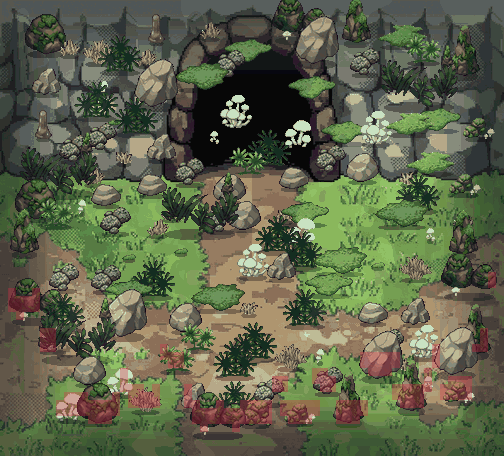

Tiled map render using the project's own tile images. Description and the whole map definition, tile-layer contents included, below:
An orthogonal 63x57 tile map with 8x8 px tiles, 1 tile layer (collision_8px), 1 image layer.

<map version="1.10" tiledversion="1.10.2" orientation="orthogonal" renderorder="right-down" width="63" height="57" tilewidth="8" tileheight="8" infinite="0" nextlayerid="4" nextobjectid="1">
 <properties>
  <property name="moteur" value="RogueEssence / PMDO" />
  <property name="case_lecture_px" type="int" value="24" />
  <property name="viewport" value="320x240" />
 </properties>
 <tileset firstgid="1" source="brosse_collision.tsx" />
 <imagelayer id="1" name="fond">
  <image source="fond.png" width="504" height="456" />
 </imagelayer>
 <layer id="2" name="collision_8px" width="63" height="57" opacity="0.55">
  <data encoding="csv">
1,1,1,1,1,1,1,1,1,1,1,1,1,1,1,1,1,1,1,1,1,1,1,1,1,1,1,1,1,1,1,1,1,1,1,1,1,1,1,1,1,1,1,1,1,1,1,1,1,1,1,1,1,1,1,1,1,1,1,1,1,1,1,
1,1,1,1,1,1,1,1,1,1,1,1,1,1,1,1,1,1,1,1,1,1,1,1,1,1,1,1,1,1,1,1,1,1,1,1,1,1,1,1,1,1,1,1,1,1,1,1,1,1,1,1,1,1,1,1,1,1,1,1,1,1,1,
1,1,1,1,1,1,1,1,1,1,1,1,1,1,1,1,1,1,1,1,1,1,1,1,1,1,1,1,1,1,1,1,1,1,1,1,1,1,1,1,1,1,1,1,1,1,1,1,1,1,1,1,1,1,1,1,1,1,1,1,1,1,1,
1,1,1,1,1,1,1,1,1,1,1,1,1,1,1,1,1,1,1,1,1,1,1,1,1,1,1,1,1,1,1,1,1,1,1,1,1,1,1,1,1,1,1,1,1,1,1,1,1,1,1,1,1,1,1,1,1,1,1,1,1,1,1,
1,1,1,1,1,1,1,1,1,1,1,1,1,1,1,1,1,1,1,1,1,1,1,1,1,1,1,1,1,1,1,1,1,1,1,1,1,1,1,1,1,1,1,1,1,1,1,1,1,1,1,1,1,1,1,1,1,1,1,1,1,1,1,
1,1,1,1,1,1,1,1,1,1,1,1,1,1,1,1,1,1,1,1,1,1,1,1,1,1,1,1,1,1,1,1,1,1,1,1,1,1,1,1,1,1,1,1,1,1,1,1,1,1,1,1,1,1,1,1,1,1,1,1,1,1,1,
1,1,1,1,1,1,1,1,1,1,1,1,1,1,1,1,1,1,1,1,1,1,1,1,1,1,1,1,1,1,1,1,1,1,1,1,1,1,1,1,1,1,1,1,1,1,1,1,1,1,1,1,1,1,1,1,1,1,1,1,1,1,1,
1,1,1,1,1,1,1,1,1,1,1,1,1,1,1,1,1,1,1,1,1,1,1,1,1,1,1,1,1,1,1,1,1,1,1,1,1,1,1,1,1,1,1,1,1,1,1,1,1,1,1,1,1,1,1,1,1,1,1,1,1,1,1,
1,1,1,1,1,1,1,1,1,1,1,1,1,1,1,1,1,1,1,1,1,1,1,1,1,1,1,1,1,1,1,1,1,1,1,1,1,1,1,1,1,1,1,1,1,1,1,1,1,1,1,1,1,1,1,1,1,1,1,1,1,1,1,
1,1,1,1,1,1,1,1,1,1,1,1,1,1,1,1,1,1,1,1,1,1,1,1,1,1,1,1,1,1,1,1,1,1,1,1,1,1,1,1,1,1,1,1,1,1,1,1,1,1,1,1,1,1,1,1,1,1,1,1,1,1,1,
1,1,1,1,1,1,1,1,1,1,1,1,1,1,1,1,1,1,1,1,1,1,1,1,1,1,1,1,1,1,1,1,1,1,1,1,1,1,1,1,1,1,1,1,1,1,1,1,1,1,1,1,1,1,1,1,1,1,1,1,1,1,1,
1,1,1,1,1,1,1,1,1,1,1,1,1,1,1,1,1,1,1,1,1,1,1,1,1,1,1,1,1,1,1,1,1,1,1,1,1,1,1,1,1,1,1,1,1,1,1,1,1,1,1,1,1,1,1,1,1,1,1,1,1,1,1,
1,1,1,1,1,1,1,1,1,1,1,1,1,1,1,1,1,1,1,1,1,1,1,1,1,1,1,1,1,1,1,1,1,1,1,1,1,1,1,1,1,1,1,1,1,1,1,1,1,1,1,1,1,1,1,1,1,1,1,1,1,1,1,
1,1,1,1,1,1,1,1,1,1,1,1,1,1,1,1,1,1,1,1,1,1,1,1,1,1,1,1,1,1,1,1,1,1,1,1,1,1,1,1,1,1,1,1,1,1,1,1,1,1,1,1,1,1,1,1,1,1,1,1,1,1,1,
1,1,1,1,1,1,1,1,1,1,1,1,1,1,1,1,1,1,1,1,1,1,1,1,1,1,1,1,1,1,1,1,1,1,1,1,1,1,1,1,1,1,1,1,1,1,1,1,1,1,1,1,1,1,1,1,1,1,1,1,1,1,1,
1,1,1,1,1,1,1,1,1,1,1,1,1,1,1,1,1,1,1,1,1,1,1,1,1,1,1,1,1,1,1,1,1,1,1,1,1,1,1,1,1,1,1,1,1,1,1,1,1,1,1,1,1,1,1,1,1,1,1,1,1,1,1,
1,1,1,1,1,1,1,1,1,1,1,1,1,1,1,1,1,1,1,1,1,1,1,1,1,1,1,1,1,1,1,1,1,1,1,1,1,1,1,1,1,1,1,1,1,1,1,1,1,1,1,1,1,1,1,1,1,1,1,1,1,1,1,
1,1,1,1,1,1,1,1,1,1,1,1,1,1,1,1,1,1,1,1,1,1,1,1,1,1,1,1,1,1,1,1,1,1,1,1,1,1,1,1,1,1,1,1,1,1,1,1,1,1,1,1,1,1,1,1,1,1,1,1,1,1,1,
1,1,1,1,1,1,1,1,1,1,1,1,1,1,1,1,1,1,1,1,1,1,1,1,1,1,1,1,1,1,1,1,1,1,1,1,1,1,1,1,1,1,1,1,1,1,1,1,1,1,1,1,1,1,1,1,1,1,1,1,1,1,1,
1,1,1,1,1,1,1,1,1,1,1,1,1,1,1,1,1,1,1,1,1,1,1,1,1,1,1,1,1,1,1,1,1,1,1,1,1,1,1,1,1,1,1,1,1,1,1,1,1,1,1,1,1,1,1,1,1,1,1,1,1,1,1,
1,1,1,1,1,1,1,1,1,1,1,1,1,1,1,1,1,1,1,1,1,1,1,1,1,1,1,1,1,1,1,1,1,1,1,1,1,1,1,1,1,1,1,1,1,1,1,1,1,1,1,1,1,1,1,1,1,1,1,1,1,1,1,
1,1,1,1,1,1,1,1,1,1,1,1,1,1,1,1,1,1,1,1,1,1,1,1,1,1,1,1,1,1,1,1,1,1,1,1,1,1,1,1,1,1,1,1,1,1,1,1,1,1,1,1,1,1,1,1,1,1,1,1,1,1,1,
1,1,1,1,1,1,1,1,1,1,1,1,1,1,1,1,1,1,1,1,1,1,1,1,1,1,1,1,1,1,1,1,1,1,1,1,1,1,1,1,1,1,1,1,1,1,1,1,1,1,1,1,1,1,1,1,1,1,1,1,1,1,1,
1,1,1,1,1,1,1,1,1,1,1,1,1,1,1,1,1,1,1,1,1,1,1,1,1,1,1,1,1,1,1,1,1,1,1,1,1,1,1,1,1,1,1,1,1,1,1,1,1,1,1,1,1,1,1,1,1,1,1,1,1,1,1,
1,1,1,1,1,1,1,1,1,1,1,1,1,1,1,1,1,1,1,1,1,1,1,1,1,1,1,1,1,1,1,1,1,1,1,1,1,1,1,1,1,1,1,1,1,1,1,1,1,1,1,1,1,1,1,1,1,1,1,1,1,1,1,
1,1,1,1,1,1,1,1,1,1,1,1,1,1,1,1,1,1,1,1,1,1,1,1,1,1,1,1,1,1,1,1,1,1,1,1,1,1,1,1,1,1,1,1,1,1,1,1,1,1,1,1,1,1,1,1,1,1,1,1,1,1,1,
1,1,1,1,1,1,1,1,1,1,1,1,1,1,1,1,1,1,1,1,1,1,1,1,1,1,1,1,1,1,1,1,1,1,1,1,1,1,1,1,1,1,1,1,1,1,1,1,1,1,1,1,1,1,1,1,1,1,1,1,1,1,1,
1,1,1,1,1,1,1,1,1,1,1,1,1,1,1,1,1,1,1,1,1,1,1,1,1,1,1,1,1,1,1,1,1,1,1,1,1,1,1,1,1,1,1,1,1,1,1,1,1,1,1,1,1,1,1,1,1,1,1,1,1,1,1,
1,1,1,1,1,1,1,1,1,1,1,1,1,1,1,1,1,1,1,1,1,1,1,1,1,1,1,1,1,1,1,1,1,1,1,1,1,1,1,1,1,1,1,1,1,1,1,1,1,1,1,1,1,1,1,1,1,1,1,1,1,1,1,
1,1,1,1,1,1,1,1,1,1,1,1,1,1,1,1,1,1,1,1,1,1,1,1,1,1,1,1,1,1,1,1,1,1,1,1,1,1,1,1,1,1,1,1,1,1,1,1,1,1,1,1,1,1,1,1,1,1,1,1,1,1,1,
1,1,1,1,1,1,1,1,1,1,1,1,1,1,1,1,1,1,1,1,1,1,1,1,1,1,1,1,1,1,1,1,1,1,1,1,1,1,1,1,1,1,1,1,1,1,1,1,1,1,1,1,1,1,1,1,1,1,1,1,1,1,1,
1,1,1,1,1,1,1,1,1,1,1,1,1,1,1,1,1,1,1,1,1,1,1,1,1,1,1,1,1,1,1,1,1,1,1,1,1,1,1,1,1,1,1,1,1,1,1,1,1,1,1,1,1,1,1,1,1,1,1,1,1,1,1,
1,1,1,1,1,1,1,1,1,1,1,1,1,1,1,1,1,1,1,1,1,1,1,1,1,1,1,1,1,1,1,1,1,1,1,1,1,1,1,1,1,1,1,1,1,1,1,1,1,1,1,1,1,1,1,1,1,1,1,1,1,1,1,
1,1,1,1,1,1,1,1,1,1,1,1,1,1,1,1,1,1,1,1,1,1,1,1,1,1,1,1,1,1,1,1,1,1,1,1,1,1,1,1,1,1,1,1,1,1,1,1,1,1,1,1,1,1,1,1,1,1,1,1,1,1,1,
1,1,1,1,1,1,1,1,1,1,1,1,1,1,1,1,1,1,1,1,1,1,1,1,1,1,1,1,1,1,1,1,1,1,1,1,1,1,1,1,1,1,1,1,1,1,1,1,1,1,1,1,1,1,1,1,1,1,1,1,1,2,1,
1,1,1,1,1,1,1,1,1,1,1,1,1,1,1,1,1,1,1,1,1,1,1,1,1,1,1,1,1,1,1,1,1,1,1,1,1,1,1,1,1,1,1,1,1,1,1,1,1,1,1,1,1,1,1,1,1,1,1,1,1,2,1,
1,2,1,1,2,1,1,1,1,1,1,1,1,1,1,1,1,1,1,1,1,1,1,1,1,1,1,1,1,1,1,1,1,1,1,1,1,1,1,1,1,1,1,1,1,1,1,1,1,1,1,1,1,1,1,1,1,1,1,1,1,1,1,
1,2,2,2,2,1,1,1,1,1,1,1,1,1,1,1,1,1,1,1,1,1,1,1,1,1,1,1,1,1,1,1,1,1,1,1,1,1,1,1,1,1,1,1,1,1,1,1,1,1,1,1,1,1,1,1,1,1,1,1,1,1,1,
1,2,2,2,2,1,1,1,1,1,1,1,1,1,1,1,1,1,1,1,1,1,1,1,1,1,1,1,1,1,1,1,1,1,1,1,1,1,1,1,1,1,1,1,1,1,1,1,1,1,1,1,1,1,1,1,1,1,1,1,1,1,1,
1,1,2,1,1,1,1,1,1,1,1,1,1,1,1,1,1,1,1,1,1,1,1,1,1,1,1,1,1,1,1,1,1,1,1,1,1,1,1,1,1,1,1,1,1,1,1,1,1,1,1,1,1,1,1,1,1,1,1,1,1,1,1,
1,1,1,1,1,1,1,1,1,1,1,1,1,1,1,1,1,1,1,1,1,1,1,1,1,1,1,1,1,1,1,1,1,1,1,1,1,1,1,1,1,1,1,1,1,1,1,1,1,1,1,1,1,1,1,1,1,1,1,1,1,1,1,
1,1,1,1,1,2,2,1,1,1,1,1,1,1,1,1,1,1,1,1,1,1,1,1,1,1,1,1,1,1,1,1,1,1,1,1,1,1,1,1,1,1,1,1,1,1,1,1,1,1,1,1,1,1,1,1,1,1,1,1,2,1,1,
1,1,1,1,1,2,2,1,1,1,1,1,1,1,1,1,1,1,1,1,1,1,1,1,1,1,1,1,1,1,1,1,1,1,1,1,1,1,1,1,1,1,1,1,1,1,1,1,1,1,1,1,1,1,1,1,1,1,1,1,2,1,1,
1,1,1,1,1,2,2,1,1,1,1,1,1,1,1,1,1,1,1,1,2,1,1,1,1,1,1,1,1,1,1,1,1,1,1,1,1,1,1,1,1,1,1,1,1,1,1,1,1,1,1,1,1,1,2,1,1,1,1,2,2,1,1,
1,1,1,1,1,1,1,1,1,1,1,1,1,1,1,1,1,1,1,1,2,2,2,1,1,1,1,1,1,1,1,1,1,1,1,1,1,1,1,1,1,1,1,1,1,2,2,2,2,2,1,1,1,1,2,1,1,1,1,1,1,1,1,
1,1,1,1,1,1,1,1,1,1,1,1,1,1,1,1,1,1,1,1,1,2,2,1,1,1,1,1,1,1,1,1,1,1,1,1,1,1,1,1,1,1,1,1,1,2,2,2,2,2,1,1,1,1,2,1,1,1,1,1,1,1,1,
1,1,1,1,1,1,1,1,1,1,1,1,1,1,1,2,1,1,1,1,1,1,1,1,1,1,1,1,1,1,1,1,1,1,1,1,1,1,1,2,2,1,1,1,1,1,2,2,2,1,1,1,1,2,1,1,1,1,1,1,1,1,1,
1,1,1,1,1,1,1,1,1,1,1,1,1,1,1,2,1,1,1,1,1,1,1,1,1,1,1,1,1,1,1,1,1,1,2,2,1,1,1,2,2,2,1,1,1,1,1,1,1,1,1,1,1,2,1,1,2,2,2,1,1,1,1,
1,1,1,1,1,1,1,1,1,1,1,1,1,1,1,2,2,2,1,2,1,1,1,2,1,1,1,1,1,1,1,1,1,1,2,2,1,1,1,1,2,2,1,1,1,1,1,1,1,2,2,2,2,2,1,2,2,2,2,1,1,1,1,
1,1,1,1,1,1,1,1,2,2,2,1,1,1,2,1,2,2,2,2,1,1,1,2,1,1,1,1,1,1,1,1,1,1,1,1,1,1,1,1,1,1,1,1,1,1,1,1,1,2,2,2,2,1,1,2,2,2,2,1,1,1,1,
1,1,1,1,1,1,1,2,2,2,2,2,2,2,2,1,2,2,2,2,1,1,1,2,2,1,1,2,1,1,2,2,2,2,1,2,2,2,2,2,1,1,2,2,2,2,1,1,1,1,2,2,2,1,1,1,1,1,1,1,1,1,1,
1,1,1,1,1,1,1,2,2,2,2,2,2,2,2,1,1,1,1,1,1,1,1,1,2,2,2,2,2,2,2,2,2,2,1,2,2,2,2,2,1,1,2,2,2,2,1,1,1,1,1,1,1,1,1,1,1,1,1,1,1,1,1,
1,1,1,1,1,1,1,1,1,1,1,2,2,2,1,1,1,1,1,1,1,1,1,1,2,2,2,2,2,2,2,2,2,2,1,1,2,2,2,1,1,1,2,2,2,1,1,1,1,1,1,1,1,1,1,1,1,1,1,1,1,1,1,
1,1,1,1,1,1,1,1,1,1,1,1,1,1,1,1,1,1,1,1,1,1,1,1,1,2,1,1,1,2,1,1,1,1,1,1,1,1,1,1,1,1,1,1,1,1,1,1,1,1,1,1,1,1,1,1,1,1,1,1,1,1,1,
1,1,1,1,1,1,1,1,1,1,1,1,1,1,1,1,1,1,1,1,1,1,1,1,1,1,1,1,1,1,1,1,1,1,1,1,1,1,1,1,1,1,1,1,1,1,1,1,1,1,1,1,1,1,1,1,1,1,1,1,1,1,1,
1,1,1,1,1,1,1,1,1,1,1,1,1,1,1,1,1,1,1,1,1,1,1,1,1,1,1,1,1,1,1,1,1,1,1,1,1,1,1,1,1,1,1,1,1,1,1,1,1,1,1,1,1,1,1,1,1,1,1,1,1,1,1,
1,1,1,1,1,1,1,1,1,1,1,1,1,1,1,1,1,1,1,1,1,1,1,1,1,1,1,1,1,1,1,1,1,1,1,1,1,1,1,1,1,1,1,1,1,1,1,1,1,1,1,1,1,1,1,1,1,1,1,1,1,1,1
  </data>
 </layer>
</map>
